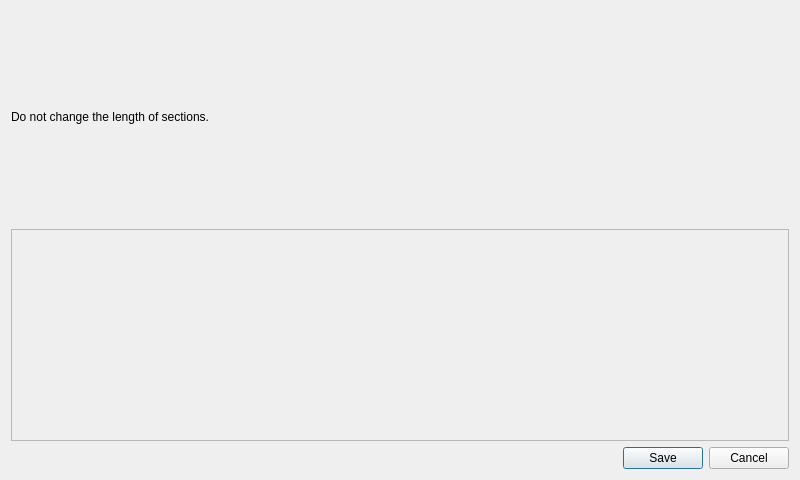
<?xml version="1.0" encoding="UTF-8"?>
<ui version="4.0">
 <class>ManualEditDialog</class>
 <widget class="QDialog" name="ManualEditDialog">
  <property name="geometry">
   <rect>
    <x>0</x>
    <y>0</y>
    <width>800</width>
    <height>480</height>
   </rect>
  </property>
  <property name="windowTitle">
   <string>Hex Editor</string>
  </property>
  <layout class="QVBoxLayout" name="verticalLayout">
   <item>
    <widget class="QLabel" name="label_2">
     <property name="text">
      <string>Do not change the length of sections.</string>
     </property>
    </widget>
   </item>
   <item>
    <layout class="QHBoxLayout" name="horizontalLayout">
     <item>
      <widget class="QHexEdit" name="frame">
       <property name="frameShape">
        <enum>QFrame::StyledPanel</enum>
       </property>
       <property name="frameShadow">
        <enum>QFrame::Raised</enum>
       </property>
      </widget>
     </item>
    </layout>
   </item>
   <item>
    <widget class="QDialogButtonBox" name="buttonBox">
     <property name="orientation">
      <enum>Qt::Horizontal</enum>
     </property>
     <property name="standardButtons">
      <set>QDialogButtonBox::Cancel|QDialogButtonBox::Save</set>
     </property>
    </widget>
   </item>
  </layout>
 </widget>
 <customwidgets>
  <customwidget>
   <class>QHexEdit</class>
   <extends>QFrame</extends>
   <header>QHexEdit/qhexedit.h</header>
   <container>1</container>
  </customwidget>
 </customwidgets>
 <resources/>
 <connections>
  <connection>
   <sender>buttonBox</sender>
   <signal>accepted()</signal>
   <receiver>ManualEditDialog</receiver>
   <slot>accept()</slot>
   <hints>
    <hint type="sourcelabel">
     <x>248</x>
     <y>254</y>
    </hint>
    <hint type="destinationlabel">
     <x>157</x>
     <y>274</y>
    </hint>
   </hints>
  </connection>
  <connection>
   <sender>buttonBox</sender>
   <signal>rejected()</signal>
   <receiver>ManualEditDialog</receiver>
   <slot>reject()</slot>
   <hints>
    <hint type="sourcelabel">
     <x>316</x>
     <y>260</y>
    </hint>
    <hint type="destinationlabel">
     <x>286</x>
     <y>274</y>
    </hint>
   </hints>
  </connection>
 </connections>
</ui>
